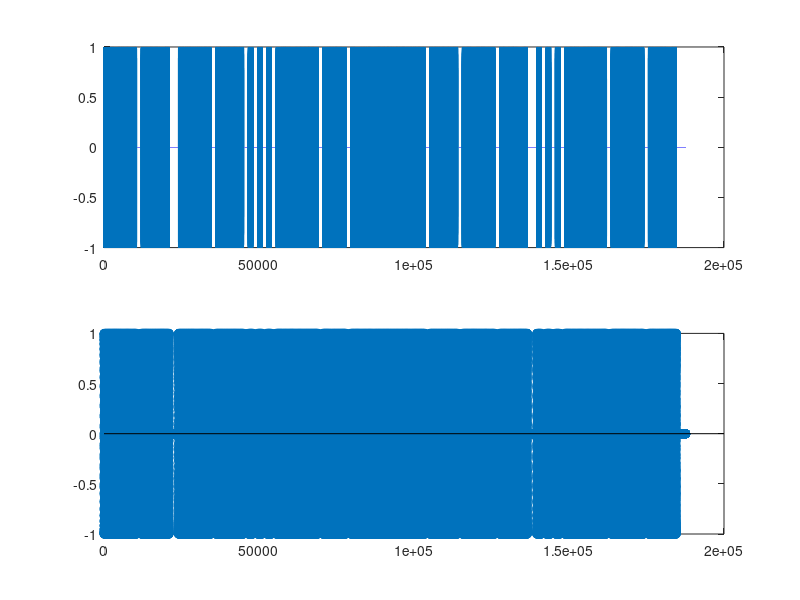

Reproduce this figure in MATLAB. (Note: this script raises an error after producing the figure.)
%y5 = y2 * y3;
%figure (3)
%subplot (311); plot (t,y2);
%subplot (312); plot (t, y3);
%subplot (313); plot(t,y5);

%y6 = 5*y5;
%wavplay(y6);

clc;clf;
Fs=6000;
t=0:1/Fs:0.25;
c=sin(2*pi*523*t*2);
d=sin(2*pi*590*t*2);
e=sin(2*pi*662*t*2);
f=sin(2*pi*490*t*2);
g=sin(2*pi*785*t*2);
a=sin(2*pi*880*t*2);
b=sin(2*pi*988*t*2);
c1=sin(2*pi*523*t*2);
nol = [zeros(size(t))];
nada1 = [d,e,a,b,e,f,c,nol,c,f,g,b,a,e,nol,nol];
nada2 = [c,g,e,f,g,g,b,nol,e,c1,c,c1,f,g,nol];
nada3 = [d,nol,e,nol,f,nol,a,b,g,a,d,c,b,c,a,nol];
nada4 = [a,f,b,c,a,nol,b,a,d,c1,f,c,g,e,b];
lagu=[nada1,nada2,nada3,nada4,nada2,nada1,nada3,nada1];
sound(lagu,Fs)
subplot(211)
plot(lagu)
subplot(212)
stem (lagu)
wavwrite(lagu,'gundul.wav')